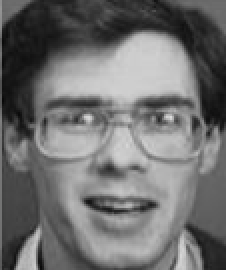
#> input picture images/f01.png, 113 x 135 px, found by its file name (shown 2 times larger)
$ python demo3.py
#> lines starting #> are read from the running program, lines starting #| are printed output that depends on the picture
# -*- coding: utf-8 -*-
# @Time    : 2023/3/29 下午11:31
# @Author  : lizheng
# @FileName: demo3.py.py
# @Software: PyCharm
import cv2

import numpy as np

images=[]

images.append(cv2.imread("f01.png",cv2.IMREAD_GRAYSCALE))

images.append(cv2.imread("f02.png",cv2.IMREAD_GRAYSCALE))
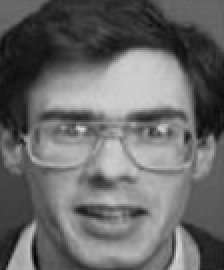
#> input picture images/f02.png, 112 x 135 px, found by its file name (shown 2 times larger)

images.append(cv2.imread("f11.png",cv2.IMREAD_GRAYSCALE))
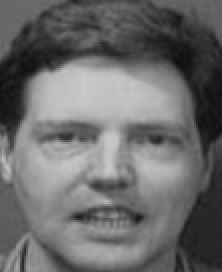
#> input picture images/f11.png, 111 x 136 px, found by its file name (shown 2 times larger)

images.append(cv2.imread("f12.png",cv2.IMREAD_GRAYSCALE))
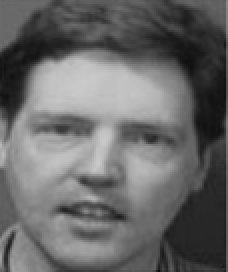
#> input picture images/f12.png, 114 x 136 px, found by its file name (shown 2 times larger)

labels=[0,0,1,1]

#print(labels)

recognizer=cv2.face.FisherFaceRecognizer_create()

#> (the run stopped early here; a loop or call above may not have finished)
